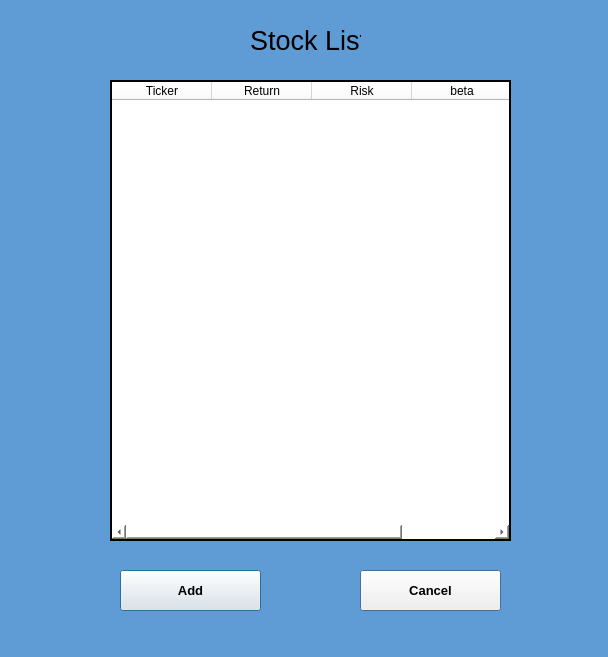
<?xml version="1.0" encoding="UTF-8"?>
<ui version="4.0">
 <class>StockDialog</class>
 <widget class="QDialog" name="StockDialog">
  <property name="windowModality">
   <enum>Qt::NonModal</enum>
  </property>
  <property name="enabled">
   <bool>true</bool>
  </property>
  <property name="geometry">
   <rect>
    <x>0</x>
    <y>0</y>
    <width>608</width>
    <height>657</height>
   </rect>
  </property>
  <property name="palette">
   <palette>
    <active>
     <colorrole role="Base">
      <brush brushstyle="SolidPattern">
       <color alpha="255">
        <red>255</red>
        <green>255</green>
        <blue>255</blue>
       </color>
      </brush>
     </colorrole>
     <colorrole role="Window">
      <brush brushstyle="SolidPattern">
       <color alpha="255">
        <red>95</red>
        <green>155</green>
        <blue>213</blue>
       </color>
      </brush>
     </colorrole>
    </active>
    <inactive>
     <colorrole role="Base">
      <brush brushstyle="SolidPattern">
       <color alpha="255">
        <red>255</red>
        <green>255</green>
        <blue>255</blue>
       </color>
      </brush>
     </colorrole>
     <colorrole role="Window">
      <brush brushstyle="SolidPattern">
       <color alpha="255">
        <red>95</red>
        <green>155</green>
        <blue>213</blue>
       </color>
      </brush>
     </colorrole>
    </inactive>
    <disabled>
     <colorrole role="Base">
      <brush brushstyle="SolidPattern">
       <color alpha="255">
        <red>95</red>
        <green>155</green>
        <blue>213</blue>
       </color>
      </brush>
     </colorrole>
     <colorrole role="Window">
      <brush brushstyle="SolidPattern">
       <color alpha="255">
        <red>95</red>
        <green>155</green>
        <blue>213</blue>
       </color>
      </brush>
     </colorrole>
    </disabled>
   </palette>
  </property>
  <property name="windowTitle">
   <string>Dialog</string>
  </property>
  <property name="autoFillBackground">
   <bool>false</bool>
  </property>
  <widget class="QTableWidget" name="stockListTable">
   <property name="enabled">
    <bool>true</bool>
   </property>
   <property name="geometry">
    <rect>
     <x>110</x>
     <y>80</y>
     <width>401</width>
     <height>461</height>
    </rect>
   </property>
   <property name="palette">
    <palette>
     <active>
      <colorrole role="Button">
       <brush brushstyle="SolidPattern">
        <color alpha="255">
         <red>255</red>
         <green>255</green>
         <blue>255</blue>
        </color>
       </brush>
      </colorrole>
      <colorrole role="Base">
       <brush brushstyle="SolidPattern">
        <color alpha="255">
         <red>255</red>
         <green>255</green>
         <blue>255</blue>
        </color>
       </brush>
      </colorrole>
      <colorrole role="Window">
       <brush brushstyle="SolidPattern">
        <color alpha="255">
         <red>255</red>
         <green>255</green>
         <blue>255</blue>
        </color>
       </brush>
      </colorrole>
      <colorrole role="Highlight">
       <brush brushstyle="SolidPattern">
        <color alpha="255">
         <red>125</red>
         <green>215</green>
         <blue>128</blue>
        </color>
       </brush>
      </colorrole>
     </active>
     <inactive>
      <colorrole role="Button">
       <brush brushstyle="SolidPattern">
        <color alpha="255">
         <red>255</red>
         <green>255</green>
         <blue>255</blue>
        </color>
       </brush>
      </colorrole>
      <colorrole role="Base">
       <brush brushstyle="SolidPattern">
        <color alpha="255">
         <red>255</red>
         <green>255</green>
         <blue>255</blue>
        </color>
       </brush>
      </colorrole>
      <colorrole role="Window">
       <brush brushstyle="SolidPattern">
        <color alpha="255">
         <red>255</red>
         <green>255</green>
         <blue>255</blue>
        </color>
       </brush>
      </colorrole>
      <colorrole role="Highlight">
       <brush brushstyle="SolidPattern">
        <color alpha="255">
         <red>125</red>
         <green>215</green>
         <blue>128</blue>
        </color>
       </brush>
      </colorrole>
     </inactive>
     <disabled>
      <colorrole role="Button">
       <brush brushstyle="SolidPattern">
        <color alpha="255">
         <red>255</red>
         <green>255</green>
         <blue>255</blue>
        </color>
       </brush>
      </colorrole>
      <colorrole role="Base">
       <brush brushstyle="SolidPattern">
        <color alpha="255">
         <red>255</red>
         <green>255</green>
         <blue>255</blue>
        </color>
       </brush>
      </colorrole>
      <colorrole role="Window">
       <brush brushstyle="SolidPattern">
        <color alpha="255">
         <red>255</red>
         <green>255</green>
         <blue>255</blue>
        </color>
       </brush>
      </colorrole>
      <colorrole role="Highlight">
       <brush brushstyle="SolidPattern">
        <color alpha="255">
         <red>0</red>
         <green>120</green>
         <blue>215</blue>
        </color>
       </brush>
      </colorrole>
     </disabled>
    </palette>
   </property>
   <property name="acceptDrops">
    <bool>false</bool>
   </property>
   <property name="styleSheet">
    <string notr="true">background-color: rgb(255, 255, 255);</string>
   </property>
   <property name="frameShape">
    <enum>QFrame::WinPanel</enum>
   </property>
   <property name="frameShadow">
    <enum>QFrame::Plain</enum>
   </property>
   <property name="editTriggers">
    <set>QAbstractItemView::NoEditTriggers</set>
   </property>
   <property name="dragEnabled">
    <bool>true</bool>
   </property>
   <property name="selectionBehavior">
    <enum>QAbstractItemView::SelectRows</enum>
   </property>
   <property name="showGrid">
    <bool>false</bool>
   </property>
   <property name="sortingEnabled">
    <bool>true</bool>
   </property>
   <column>
    <property name="text">
     <string>Ticker</string>
    </property>
   </column>
   <column>
    <property name="text">
     <string>Return</string>
    </property>
   </column>
   <column>
    <property name="text">
     <string>Risk</string>
    </property>
   </column>
   <column>
    <property name="text">
     <string>beta</string>
    </property>
   </column>
  </widget>
  <widget class="QLabel" name="label">
   <property name="geometry">
    <rect>
     <x>250</x>
     <y>20</y>
     <width>111</width>
     <height>41</height>
    </rect>
   </property>
   <property name="font">
    <font>
     <pointsize>20</pointsize>
     <italic>false</italic>
     <underline>false</underline>
    </font>
   </property>
   <property name="text">
    <string>Stock List</string>
   </property>
  </widget>
  <widget class="QPushButton" name="AddButton">
   <property name="geometry">
    <rect>
     <x>120</x>
     <y>570</y>
     <width>141</width>
     <height>41</height>
    </rect>
   </property>
   <property name="font">
    <font>
     <pointsize>10</pointsize>
     <weight>75</weight>
     <bold>true</bold>
    </font>
   </property>
   <property name="text">
    <string>Add</string>
   </property>
  </widget>
  <widget class="QPushButton" name="CancelButton">
   <property name="geometry">
    <rect>
     <x>360</x>
     <y>570</y>
     <width>141</width>
     <height>41</height>
    </rect>
   </property>
   <property name="font">
    <font>
     <pointsize>10</pointsize>
     <weight>75</weight>
     <bold>true</bold>
    </font>
   </property>
   <property name="text">
    <string>Cancel</string>
   </property>
  </widget>
 </widget>
 <resources/>
 <connections/>
</ui>
